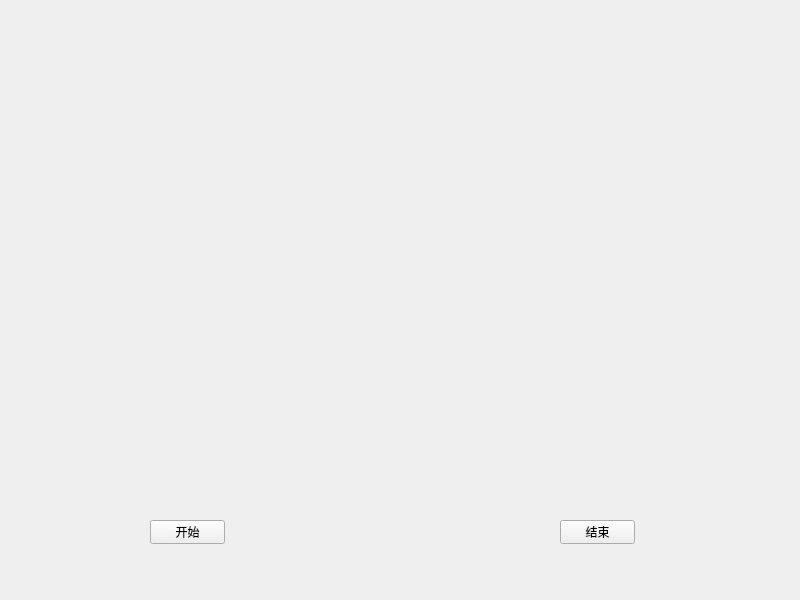
<?xml version="1.0" encoding="UTF-8"?>
<ui version="4.0">
 <class>Widget</class>
 <widget class="QWidget" name="Widget">
  <property name="geometry">
   <rect>
    <x>0</x>
    <y>0</y>
    <width>800</width>
    <height>600</height>
   </rect>
  </property>
  <property name="windowTitle">
   <string>Widget</string>
  </property>
  <widget class="QLabel" name="label">
   <property name="geometry">
    <rect>
     <x>170</x>
     <y>10</y>
     <width>461</width>
     <height>391</height>
    </rect>
   </property>
   <property name="text">
    <string/>
   </property>
  </widget>
  <widget class="QPushButton" name="startButton">
   <property name="geometry">
    <rect>
     <x>150</x>
     <y>520</y>
     <width>75</width>
     <height>24</height>
    </rect>
   </property>
   <property name="text">
    <string>开始</string>
   </property>
  </widget>
  <widget class="QPushButton" name="stopButton">
   <property name="geometry">
    <rect>
     <x>560</x>
     <y>520</y>
     <width>75</width>
     <height>24</height>
    </rect>
   </property>
   <property name="text">
    <string>结束</string>
   </property>
  </widget>
 </widget>
 <resources/>
 <connections/>
</ui>
